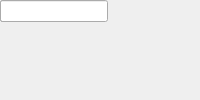
<?xml version="1.0" encoding="UTF-8"?>
<ui version="4.0">
 <class>MainWindow</class>
 <widget class="QMainWindow" name="MainWindow">
  <property name="windowTitle"><string>Bidirectional GPIO</string></property>
  <widget class="QWidget" name="centralwidget">
   <!-- NOTE: this is a simplified structural mirror of the generated
        <module>_ui.py, not a full round-trip Designer file. Regenerate
        both from the same spec if you need to edit layout by hand. -->
       <widget class="QLabel" name="label_io_group">
     <property name="text"><string>I/O group</string></property>
    </widget>
       <widget class="QComboBox" name="io_group">
     <item><property name="text"><string>led</string></property></item>
     <item><property name="text"><string>gpio</string></property></item>
     <item><property name="text"><string>sync_in</string></property></item>
     <item><property name="text"><string>sync_out</string></property></item>
     <item><property name="text"><string>zdok0</string></property></item>
     <item><property name="text"><string>zdok1</string></property></item>
    </widget>
       <widget class="QLabel" name="label_bitwidth">
     <property name="text"><string>Data bitwidth</string></property>
    </widget>
       <widget class="QSpinBox" name="bitwidth"/>
       <widget class="QLabel" name="label_bit_index">
     <property name="text"><string>GPIO bit index</string></property>
    </widget>
       <widget class="QLineEdit" name="bit_index"/>
  </widget>
 </widget>
 <resources/>
 <connections/>
</ui>
